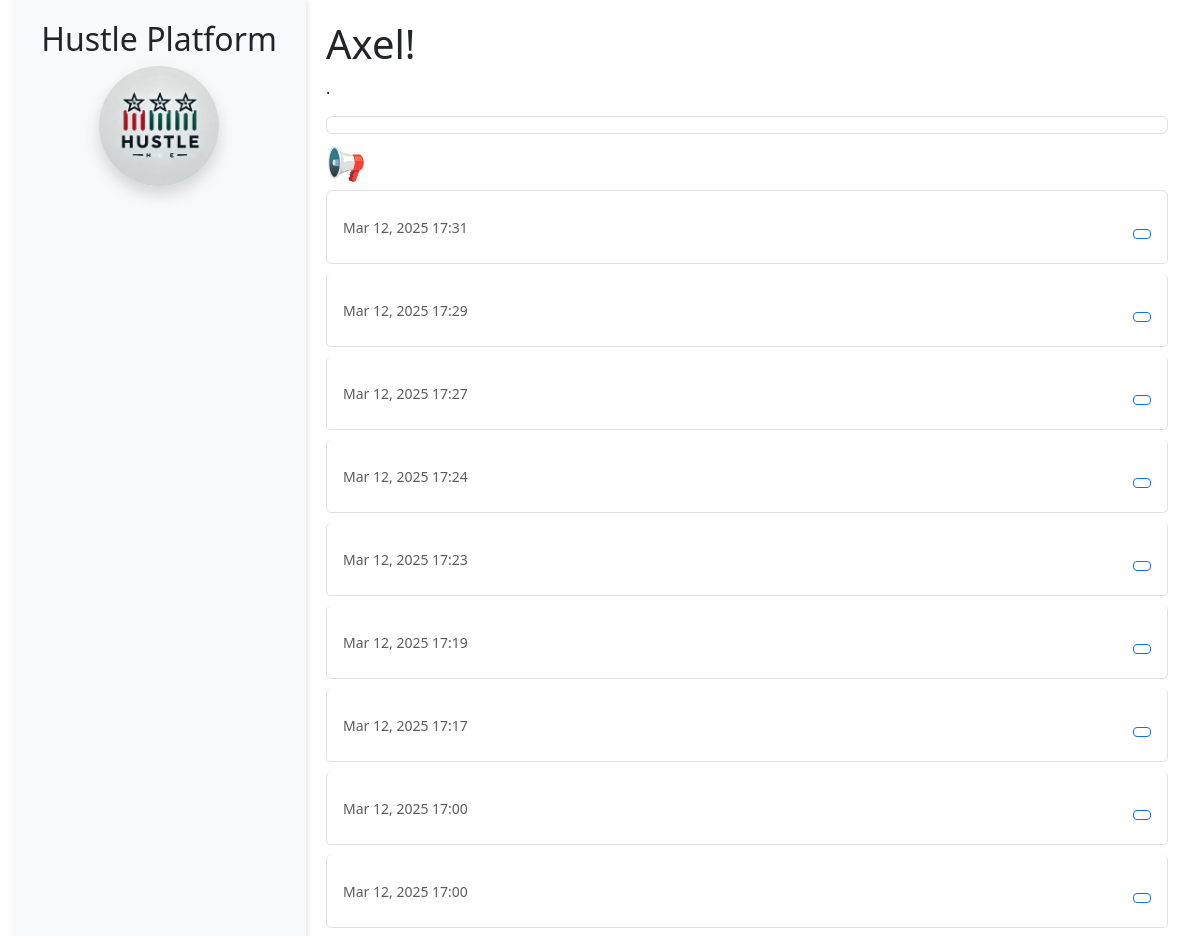
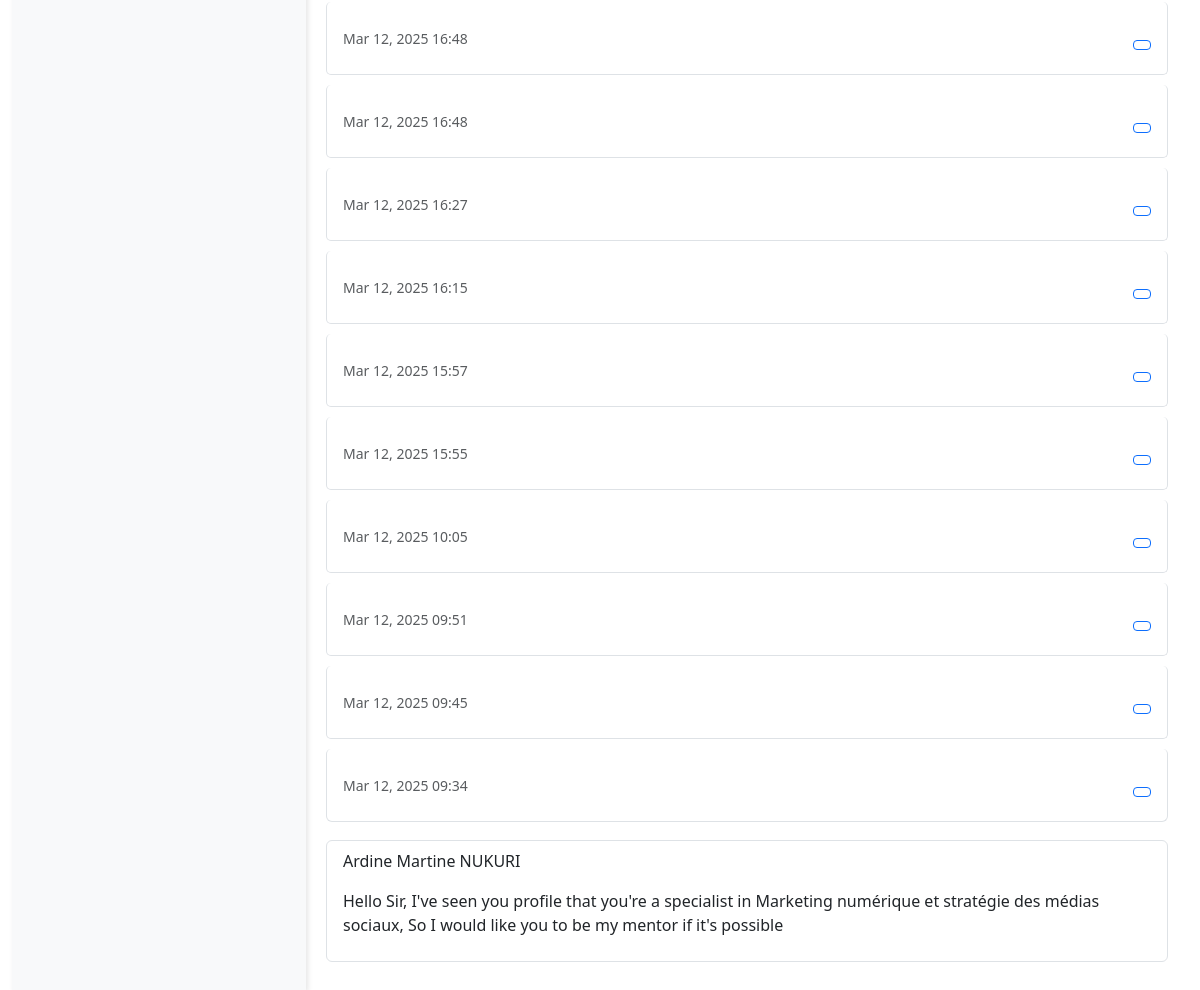
The app's page /mentor/dashboard/ (signed in) with its own data (2 pictures, top to bottom).
### capstone/models.py (models this page shows, shortened)
class User(AbstractUser):
    USER_TYPE_CHOICES = (
        ('mentor', 'Mentor'),
        ('participant', 'Participant'),
    )
    LANGUAGE_CHOICES = [
        ("en", "English"),
        ("fr", "French"),
        ("es", "Spanish"),
        ("sw", "Swahili"),
        ("rw", "Kinyarwanda")
    ]
    language_preference = models.CharField(max_length=4, choices=LANGUAGE_CHOICES, default="fr")
    full_name = models.CharField(max_length=255)
    email = models.EmailField(unique=True)
    phone_number = models.CharField(max_length=15)
    user_type = models.CharField(max_length=20, choices=USER_TYPE_CHOICES)
    terms_accepted = models.BooleanField(default=False)

class Notification(models.Model):
    user = models.ForeignKey(User, on_delete=models.CASCADE, related_name='notifications')
    message = models.TextField()
    is_read = models.BooleanField(default=False)
    is_seen = models.BooleanField(default=False)
    created_at = models.DateTimeField(auto_now_add=True)
    job_application = models.ForeignKey(JobApplication, on_delete=models.CASCADE, null=True, blank=True)

class MentorshipRequest(models.Model):
    STATUS_CHOICES = [
        ('pending', 'Pending'),
        ('approved', 'Approved'),
        ('declined', 'Declined'),
    ]
    mentee = models.ForeignKey(User, on_delete=models.CASCADE, related_name='mentorship_requests')
    mentor = models.ForeignKey(User, on_delete=models.CASCADE, related_name='received_requests')
    message = models.TextField()
    status = models.CharField(max_length=20, choices=STATUS_CHOICES, default='pending')
    mentor_response = models.TextField(blank=True, null=True)
    created_at = models.DateTimeField(auto_now_add=True)

### capstone/views.py (the view)
# urls.py: path('mentor/dashboard/', views.mentor_dashboard, name='mentor_dashboard'),
@login_required
def mentor_dashboard(request):
    if request.user.user_type != 'mentor' and not request.user.is_superuser:
        return redirect('login')
    notifications = Notification.objects.filter(user=request.user, is_seen= False).order_by('-created_at')
    mentees = User.objects.filter(
        id__in=MentorshipRequest.objects.filter(mentor=request.user, status='approved').values_list('mentee_id', flat=True)
    )
    mentorship_requests = MentorshipRequest.objects.filter(mentor=request.user, status='pending')
    messages = Message.objects.filter(mentor=request.user).order_by('-timestamp')[:5]
    context = {
        'user': request.user,
        'notifications': notifications,
        'mentees': mentees,
        'messages': messages,
        'mentorship_requests': mentorship_requests,
    }
    return render(request, 'capstone/mentor_dashboard.html', context)

### capstone/templatetags/custom_filters.py (called while the page is built)
@register.filter
def translate(text, target_lang):
    if text and target_lang:
        try:
            translation = translator.translate(text, dest=target_lang)
            return translation.text
        except Exception as e:
            print(f"Translation failed: {e}")
    return text

### capstone/templates/capstone/mentor_dashboard.html (shortened to what this page needs)
{% extends 'mentor-base.html' %}
{% load custom_filters %}
{% block mentor_content %}
<h1>{{ "Welcome, "|translate:user.language_preference }}{{ user.username }}!</h1>
<p>{{ "You are logged in as a "|translate:user.language_preference }}<strong>{{ "Mentor"|translate:user.language_preference }}</strong>.</p>
<section>
    <section>
        <ul class="list-group">
            {% for mentee in mentees %}
                <li class="list-group-item">
                    <a href="{% url 'participant_profile' mentee.id %}" class="text-decoration-none">
                        {{ mentee.full_name }}
                    </a>
                </li>
            {% empty %}
                <li class="list-group-item">{{ "No mentees yet."|translate:user.language_preference }}</li>
            {% endfor %}
        </ul>
    </section>
</section>
<h2>📢 {{ "Notifications"|translate:user.language_preference }}</h2>
<ul class="list-group">
    {% for notification in notifications %}
        <li class="list-group-item d-flex justify-content-between align-items-center">
            <div>
                <p><small class="text-muted">{{ notification.created_at|date:"M d, Y H:i" }}</small></p>
            </div>
            {% if not notification.is_seen %}
                <form method="post" action="{% url 'mark_notification_seen' notification.id %}">
                    <button type="submit" class="btn btn-sm btn-outline-primary">
                    </button>
                </form>
            {% endif %}
        </li>
    {% empty %}
        <li class="list-group-item text-muted text-center">{{ "No new notifications."|translate:user.language_preference }}</li>
    {% endfor %}
</ul>
<section>
    <ul class="list-group">
        {% for request in mentorship_requests %}
            <li class="list-group-item">
                <p><strong>{{ "New Mentorship Request:"|translate:user.language_preference }}</strong> {{ request.mentee.full_name }}</p>
                <p><strong>{{ "Message:"|translate:user.language_preference }}</strong> {{ request.message }}</p>
            </li>
        {% empty %}
            <li class="list-group-item">{{ "No new mentorship requests."|translate:user.language_preference }}</li>
        {% endfor %}
    </ul>
</section>
{% endblock %}

### static/css/participant-styles.css (style rules this page uses)
.list-group-item { margin-bottom: 10px; border-radius: 5px; }
.btn-outline-primary { margin-top: 10px; }

### capstone/templates/mentor-base.html (style rules this page uses)
html, body { height: 100%; margin: 0; overflow: hidden; }

### records on screen
User: username "Axel"
Notification: created_at "Mar 12, 2025 17:31"
Notification: created_at "Mar 12, 2025 17:29"
Notification: created_at "Mar 12, 2025 17:27"
Notification: created_at "Mar 12, 2025 17:24"
Notification: created_at "Mar 12, 2025 17:23"
Notification: created_at "Mar 12, 2025 17:19"
Notification: created_at "Mar 12, 2025 17:17"
Notification: created_at "Mar 12, 2025 17:00"
Notification: created_at "Mar 12, 2025 17:00"
Notification: created_at "Mar 12, 2025 16:48"
Notification: created_at "Mar 12, 2025 16:48"
Notification: created_at "Mar 12, 2025 16:27"
Notification: created_at "Mar 12, 2025 16:15"
Notification: created_at "Mar 12, 2025 15:57"
Notification: created_at "Mar 12, 2025 15:55"
Notification: created_at "Mar 12, 2025 10:05"
Notification: created_at "Mar 12, 2025 09:51"
Notification: created_at "Mar 12, 2025 09:45"
Notification: created_at "Mar 12, 2025 09:34"
MentorshipRequest: mentee.full_name "Ardine Martine NUKURI", message "Hello Sir, I've seen you profile that you're a specialist in Marketing numérique et stratégie des médias sociaux, So I would like you to be my mentor if it's possible"
